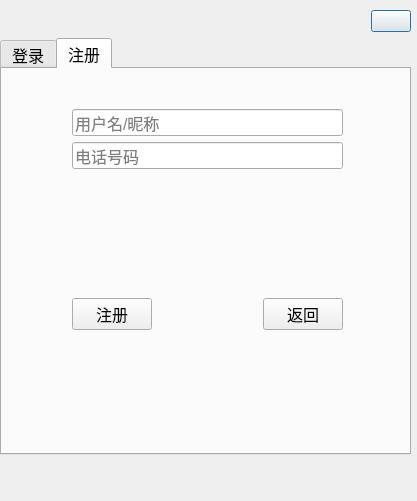
<?xml version="1.0" encoding="UTF-8"?>
<ui version="4.0">
 <class>LoginDialog</class>
 <widget class="QDialog" name="LoginDialog">
  <property name="geometry">
   <rect>
    <x>0</x>
    <y>0</y>
    <width>417</width>
    <height>501</height>
   </rect>
  </property>
  <property name="windowTitle">
   <string>Dialog</string>
  </property>
  <widget class="QWidget" name="widget" native="true">
   <property name="geometry">
    <rect>
     <x>0</x>
     <y>0</y>
     <width>411</width>
     <height>501</height>
    </rect>
   </property>
   <widget class="QWidget" name="layoutWidget">
    <property name="geometry">
     <rect>
      <x>0</x>
      <y>10</y>
      <width>411</width>
      <height>481</height>
     </rect>
    </property>
    <layout class="QVBoxLayout" name="verticalLayout_5">
     <item>
      <layout class="QHBoxLayout" name="horizontalLayout_3">
       <property name="leftMargin">
        <number>10</number>
       </property>
       <item>
        <widget class="QLabel" name="label">
         <property name="sizePolicy">
          <sizepolicy hsizetype="Expanding" vsizetype="Preferred">
           <horstretch>0</horstretch>
           <verstretch>0</verstretch>
          </sizepolicy>
         </property>
         <property name="minimumSize">
          <size>
           <width>0</width>
           <height>0</height>
          </size>
         </property>
         <property name="maximumSize">
          <size>
           <width>32</width>
           <height>28</height>
          </size>
         </property>
         <property name="text">
          <string/>
         </property>
         <property name="pixmap">
          <pixmap resource="res.qrc">:/images/icon/logo.ico</pixmap>
         </property>
         <property name="alignment">
          <set>Qt::AlignCenter</set>
         </property>
        </widget>
       </item>
       <item>
        <spacer name="horizontalSpacer_3">
         <property name="orientation">
          <enum>Qt::Horizontal</enum>
         </property>
         <property name="sizeHint" stdset="0">
          <size>
           <width>40</width>
           <height>20</height>
          </size>
         </property>
        </spacer>
       </item>
       <item>
        <widget class="QPushButton" name="btn_closedialog">
         <property name="text">
          <string/>
         </property>
         <property name="icon">
          <iconset resource="res.qrc">
           <normaloff>:/images/btn_close.png</normaloff>:/images/btn_close.png</iconset>
         </property>
        </widget>
       </item>
      </layout>
     </item>
     <item>
      <widget class="QTabWidget" name="tab_page">
       <property name="enabled">
        <bool>true</bool>
       </property>
       <property name="minimumSize">
        <size>
         <width>300</width>
         <height>340</height>
        </size>
       </property>
       <property name="maximumSize">
        <size>
         <width>16777215</width>
         <height>16777215</height>
        </size>
       </property>
       <property name="font">
        <font>
         <family>Microsoft YaHei UI</family>
         <pointsize>12</pointsize>
         <weight>50</weight>
         <italic>false</italic>
         <bold>false</bold>
        </font>
       </property>
       <property name="mouseTracking">
        <bool>false</bool>
       </property>
       <property name="toolTipDuration">
        <number>-1</number>
       </property>
       <property name="styleSheet">
        <string notr="true">font: 12pt &quot;Microsoft YaHei UI&quot;;</string>
       </property>
       <property name="currentIndex">
        <number>1</number>
       </property>
       <property name="tabletTracking" stdset="0">
        <bool>false</bool>
       </property>
       <widget class="QWidget" name="page_login">
        <attribute name="title">
         <string>登录</string>
        </attribute>
        <widget class="QWidget" name="layoutWidget">
         <property name="geometry">
          <rect>
           <x>70</x>
           <y>43</y>
           <width>271</width>
           <height>191</height>
          </rect>
         </property>
         <layout class="QVBoxLayout" name="verticalLayout_2">
          <item>
           <widget class="QLineEdit" name="lineEdit_username">
            <property name="minimumSize">
             <size>
              <width>269</width>
              <height>0</height>
             </size>
            </property>
            <property name="text">
             <string/>
            </property>
            <property name="placeholderText">
             <string>昵称/手机号</string>
            </property>
           </widget>
          </item>
          <item>
           <widget class="PasswordEdit" name="pwd_lineedit" native="true">
            <property name="sizePolicy">
             <sizepolicy hsizetype="Preferred" vsizetype="Preferred">
              <horstretch>0</horstretch>
              <verstretch>0</verstretch>
             </sizepolicy>
            </property>
            <property name="minimumSize">
             <size>
              <width>269</width>
              <height>0</height>
             </size>
            </property>
            <property name="maximumSize">
             <size>
              <width>16777215</width>
              <height>16777215</height>
             </size>
            </property>
           </widget>
          </item>
          <item>
           <spacer name="verticalSpacer_3">
            <property name="orientation">
             <enum>Qt::Vertical</enum>
            </property>
            <property name="sizeHint" stdset="0">
             <size>
              <width>20</width>
              <height>40</height>
             </size>
            </property>
           </spacer>
          </item>
          <item>
           <widget class="QPushButton" name="pb_commit">
            <property name="styleSheet">
             <string notr="true">font: 12pt &quot;Microsoft YaHei UI&quot;;</string>
            </property>
            <property name="text">
             <string>登录</string>
            </property>
           </widget>
          </item>
          <item>
           <spacer name="verticalSpacer_2">
            <property name="orientation">
             <enum>Qt::Vertical</enum>
            </property>
            <property name="sizeHint" stdset="0">
             <size>
              <width>20</width>
              <height>40</height>
             </size>
            </property>
           </spacer>
          </item>
          <item>
           <layout class="QHBoxLayout" name="horizontalLayout_2">
            <item>
             <widget class="QPushButton" name="btn_register">
              <property name="text">
               <string>注册账号</string>
              </property>
             </widget>
            </item>
            <item>
             <spacer name="horizontalSpacer_2">
              <property name="orientation">
               <enum>Qt::Horizontal</enum>
              </property>
              <property name="sizeHint" stdset="0">
               <size>
                <width>40</width>
                <height>20</height>
               </size>
              </property>
             </spacer>
            </item>
            <item>
             <widget class="QPushButton" name="btn_forgetpwd">
              <property name="text">
               <string>忘记密码</string>
              </property>
             </widget>
            </item>
           </layout>
          </item>
         </layout>
        </widget>
       </widget>
       <widget class="QWidget" name="page_register">
        <attribute name="title">
         <string>注册</string>
        </attribute>
        <widget class="QWidget" name="layoutWidget">
         <property name="geometry">
          <rect>
           <x>70</x>
           <y>40</y>
           <width>271</width>
           <height>221</height>
          </rect>
         </property>
         <layout class="QVBoxLayout" name="verticalLayout">
          <item>
           <widget class="QLineEdit" name="lineEdit_username_register">
            <property name="placeholderText">
             <string>用户名/昵称</string>
            </property>
           </widget>
          </item>
          <item>
           <widget class="QLineEdit" name="lineEdit_tel_register">
            <property name="placeholderText">
             <string>电话号码</string>
            </property>
           </widget>
          </item>
          <item>
           <widget class="PasswordEdit" name="pwd_lineedit2" native="true">
            <property name="minimumSize">
             <size>
              <width>269</width>
              <height>0</height>
             </size>
            </property>
           </widget>
          </item>
          <item>
           <widget class="PasswordEdit" name="pwd_lineedit3" native="true">
            <property name="minimumSize">
             <size>
              <width>269</width>
              <height>0</height>
             </size>
            </property>
           </widget>
          </item>
          <item>
           <spacer name="verticalSpacer">
            <property name="orientation">
             <enum>Qt::Vertical</enum>
            </property>
            <property name="sizeHint" stdset="0">
             <size>
              <width>269</width>
              <height>31</height>
             </size>
            </property>
           </spacer>
          </item>
          <item>
           <layout class="QHBoxLayout" name="horizontalLayout">
            <item>
             <widget class="QPushButton" name="pb_register">
              <property name="text">
               <string>注册</string>
              </property>
             </widget>
            </item>
            <item>
             <spacer name="horizontalSpacer">
              <property name="orientation">
               <enum>Qt::Horizontal</enum>
              </property>
              <property name="sizeHint" stdset="0">
               <size>
                <width>40</width>
                <height>20</height>
               </size>
              </property>
             </spacer>
            </item>
            <item>
             <widget class="QPushButton" name="btn_backlogin">
              <property name="text">
               <string>返回</string>
              </property>
             </widget>
            </item>
           </layout>
          </item>
         </layout>
        </widget>
       </widget>
      </widget>
     </item>
     <item>
      <widget class="QLabel" name="label_tip">
       <property name="minimumSize">
        <size>
         <width>0</width>
         <height>30</height>
        </size>
       </property>
       <property name="text">
        <string/>
       </property>
      </widget>
     </item>
    </layout>
   </widget>
  </widget>
 </widget>
 <customwidgets>
  <customwidget>
   <class>PasswordEdit</class>
   <extends>QWidget</extends>
   <header>passwordedit.h</header>
   <container>1</container>
  </customwidget>
 </customwidgets>
 <resources>
  <include location="res.qrc"/>
 </resources>
 <connections/>
</ui>
